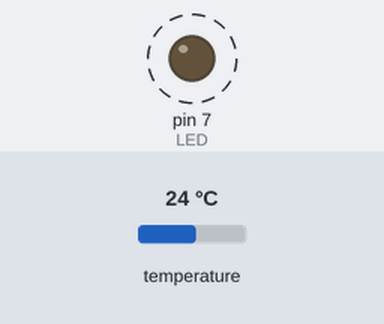
A sketch run on a simulated Arduino Uno, built with avr-gcc and run on an emulated ATmega328P. Parts: output pins drawn as LEDs (lit = HIGH). Wiring (inferred from the names in the program): I2C bus: SDA pin 13; SCL pin 9; DS3231 clock at I2C address 0x68. Dashed ring = blinking. The inputs (shaded band) are chosen by the test bench; at power-on: temperature 24 °C. The local clock reads 2024-03-15 10:24:30 at power-on unless the sketch sets it; pins used as bus, display or sensor lines are not drawn; what the sketch prints to the serial monitor is not drawn.

Above: at 0.9 s.
Timing chart, 0 to 3.8 s (numbered marks = the images above):
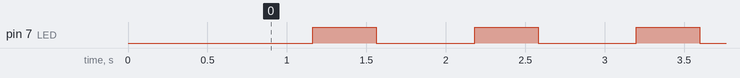

Measured:
- by itself, pin 7 (LED): alternates HIGH for 0.40 s and LOW for 0.62 s

The sketch:

ds3231.ino
```cpp
/*  --------------------------------------------------------------------------------
 *  Projeto:      Teste RTC DS3231
 *  Autor:        André Aquino
 *  Inicio:       24/05/2019
 *  Atualização:
  ----------------------------------------------------------------------------------*/

#include "ds3231.h"

#define LED 7

char* charAux200 = (char *) malloc(sizeof(char) * 200);

// Veriáveis RTC
dadosRtc relogio;
ds3231Class rtc;

/*******************************************************************
 * SETUP
 ******************************************************************/
void setup() {

  // Inicia Serial ------------------------------------------------
  Serial.begin(115200);
  Serial.println("TESTE SERIAL!");

  // RTC ----------------------------------------------------------
  rtc.definePino(9, 13);

  // Configura LED
  pinMode(LED, OUTPUT);

  rtc.habilitaClock();
  relogio = rtc.le();
  sprintf(charAux200, "%u:%u:%u - %u/%u/%u - %u", relogio.hora, relogio.minuto, relogio.segundo, relogio.dia, relogio.mes, relogio.ano, relogio.diaSemana);
  Serial.println(charAux200);
  Serial.print("TEMPERATURA: ");
  Serial.println(rtc.leTemperatura());
  Serial.println();

  relogio.hora = 8;
  relogio.minuto = 30;
  relogio.segundo = 0;
  relogio.dia = 26;
  relogio.mes = 2;
  relogio.ano = 20;
  relogio.diaSemana = 4;
  rtc.atualiza(relogio);

}

void loop() {
  delay(400);
  digitalWrite(LED, HIGH);
  delay(400);
  digitalWrite(LED, LOW);
  relogio = rtc.le();
  sprintf(charAux200, "%u:%u:%u - %u/%u/%u - %u", relogio.hora, relogio.minuto, relogio.segundo, relogio.dia, relogio.mes, relogio.ano, relogio.diaSemana);
  Serial.println(charAux200);

}
```

ds3231.h
```cpp
// (licence header left out)
#include "i2c.h"

struct dadosRtc{
    unsigned char segundo, minuto, hora, dia, mes, ano, diaSemana;
};

class ds3231Class{

private:

  i2cClass i2c;

  unsigned char converteHexDec(unsigned char dado){

      unsigned char dezena, unidade;

      dezena = (dado & 0xF0) >> 4;    // dezena
      unidade = (dado & 0x0F);        // unidade
      dado = (dezena*10) + unidade;   // valor convertido

      return dado;
  }

  unsigned char converteDecHex(unsigned char dado){

      unsigned char dezena, unidade;

      dezena = dado/10;                   // dezena
      unidade = dado - (dezena*10);       // unidade
      dado = ((unsigned char) (dezena << 4)) | unidade;     // valor convertido

      return dado;
  }

  public:

  void definePino(byte pinoSCL, byte pinoSDA){
    i2c.definePin(pinoSCL, pinoSDA);
  }

  struct dadosRtc le(void){

    struct dadosRtc rtc;

    i2c.start();                                 // Start
    i2c.write(0xD0);                             // Slave address + write
    i2c.write(0x00);                             // Posição Inicial
    i2c.start();                                 // ReStart
    i2c.write(0xD1);                             // Slave address + read
    rtc.segundo = converteHexDec(i2c.read());    // Addr 0
    i2c.sendAck();                               // Ack
    rtc.minuto = converteHexDec(i2c.read());     // Addr 1
    i2c.sendAck();                               // Ack
    rtc.hora = converteHexDec(i2c.read());       // Addr 2
    i2c.sendAck();                               // Ack
    rtc.diaSemana = converteHexDec(i2c.read());  // Addr 3
    i2c.sendAck();                               // Ack
    rtc.dia = converteHexDec(i2c.read());        // Addr 4
    i2c.sendAck();                               // Ack
    rtc.mes = converteHexDec(i2c.read());        // Addr 5
    i2c.sendAck();                               // Ack
    rtc.ano = converteHexDec(i2c.read());        // Addr 6
    i2c.sendNack();
    i2c.stop();

    return rtc;
  }

  void atualiza(struct dadosRtc rtc){

    i2c.start();                               // Start
    i2c.write(0xD0);                           // Slave address + Write
    i2c.write(0x00);                           // Word address
    i2c.write(converteDecHex(rtc.segundo));    // Addr 0
    i2c.write(converteDecHex(rtc.minuto));     // Addr 1
    i2c.write(converteDecHex(rtc.hora));       // Addr 2
    i2c.write(converteDecHex(rtc.diaSemana));  // Addr 3
    i2c.write(converteDecHex(rtc.dia));        // Addr 4
    i2c.write(converteDecHex(rtc.mes));        // Addr 5
    i2c.write(converteDecHex(rtc.ano));        // Addr 6
    i2c.stop();                                // Stop
  }

  float leTemperatura(void){

    float temperatura;
    unsigned char parteDecimal;

    i2c.start();                                 // Start
    i2c.write(0xD0);                             // Slave address + write
    i2c.write(0x11);                             // Posição Inicial
    i2c.start();                                 // ReStart
    i2c.write(0xD1);                             // Slave address + read
    temperatura = i2c.read();                    // MSB of temp
    i2c.sendAck();                               // Ack
    parteDecimal = i2c.read();                   // LSB of temp
    i2c.sendNack();
    i2c.stop();

    parteDecimal = parteDecimal >> 6;
    temperatura = temperatura + (float) (parteDecimal * 0.25);

    return temperatura;
  }

  void habilitaClock(void){

    unsigned char valorEOSC;

    // Lê o valor atual
    i2c.start();                                 // Start
    i2c.write(0xD0);                             // Slave address + write
    i2c.write(0x11);                             // Posição Inicial
    i2c.start();                                 // ReStart
    i2c.write(0xD1);                             // Slave address + read
    valorEOSC = i2c.read();                      // Recebe valor
    i2c.sendNack();
    i2c.stop();

    // Modifica o bit de controle do clock mantendo os demais bits inalterados
    valorEOSC = valorEOSC & 0x01111111b;

    // escreve o novo valor
    i2c.start();                                 // Start
    i2c.write(0xD0);                             // Slave address + write
    i2c.write(0x0E);                             // Word Address
    i2c.write(valorEOSC);
    i2c.stop();

  }

};
```

i2c.h
```cpp
// (licence header left out)
class i2cClass{

  private:

  #define DELAY_I2C   1

  byte SCL = 9;
  byte SDA = 13;

  public:

  void definePin(byte pinoSCL, byte pinoSDA){
    SCL = pinoSCL;
    SDA = pinoSDA;
  }

  void start(void){

      pinMode(SCL, OUTPUT);
      pinMode(SDA, OUTPUT);

      // IDLE codition
      digitalWrite(SCL, HIGH);
      digitalWrite(SDA, HIGH);
      delay(DELAY_I2C);

      // START
      digitalWrite(SDA, LOW);

  }

  void stop(void){

      pinMode(SDA, OUTPUT);

      digitalWrite(SCL, HIGH);
      delay(DELAY_I2C);
      digitalWrite(SDA, LOW);
      delay(DELAY_I2C);
      digitalWrite(SDA, HIGH);

  }

  void sendAck(void){

      pinMode(SDA, OUTPUT);

      delay(DELAY_I2C);
      digitalWrite(SDA, LOW);
      delay(DELAY_I2C);
      digitalWrite(SCL, HIGH);
      delay(DELAY_I2C);
      digitalWrite(SCL, LOW);
  }

  void sendNack(void){

      pinMode(SDA, OUTPUT);

      delay(DELAY_I2C);
      digitalWrite(SDA, HIGH);
      delay(DELAY_I2C);
      digitalWrite(SCL, HIGH);
      delay(DELAY_I2C);
      digitalWrite(SCL, LOW);
  }

  unsigned char write(unsigned char dado){

      unsigned char i, ack;

      pinMode(SDA, OUTPUT);

      // Envia dados
      for(i=0 ; i<8 ; i++){
          digitalWrite(SCL, LOW);
          delay(DELAY_I2C);
          digitalWrite(SDA, ( (char) (dado >> 7-i) & 0x01));
          delay(DELAY_I2C);
          digitalWrite(SCL, HIGH);
          delay(DELAY_I2C);
      }

      // Receve ACK/NACK
      digitalWrite(SCL, LOW);
      pinMode(SDA, INPUT);
      delay(DELAY_I2C);
      digitalWrite(SCL, HIGH);
      delay(DELAY_I2C);
      ack = digitalRead(SDA);
      digitalWrite(SCL, LOW);

      return ack;

  }

  unsigned char read(void){

      unsigned char dado;
      int i;

      pinMode(SDA, INPUT);

      // Envia dados
      dado=0;
      for(i=0 ; i<8 ; i++){
          digitalWrite(SCL, LOW);
          delay(DELAY_I2C);
          digitalWrite(SCL, HIGH);
          delay(DELAY_I2C);
          dado = dado | digitalRead(SDA);
          if(i<7)
              dado = dado << 1;
      }
      digitalWrite(SCL, LOW);

      return dado;
  }
};
```
